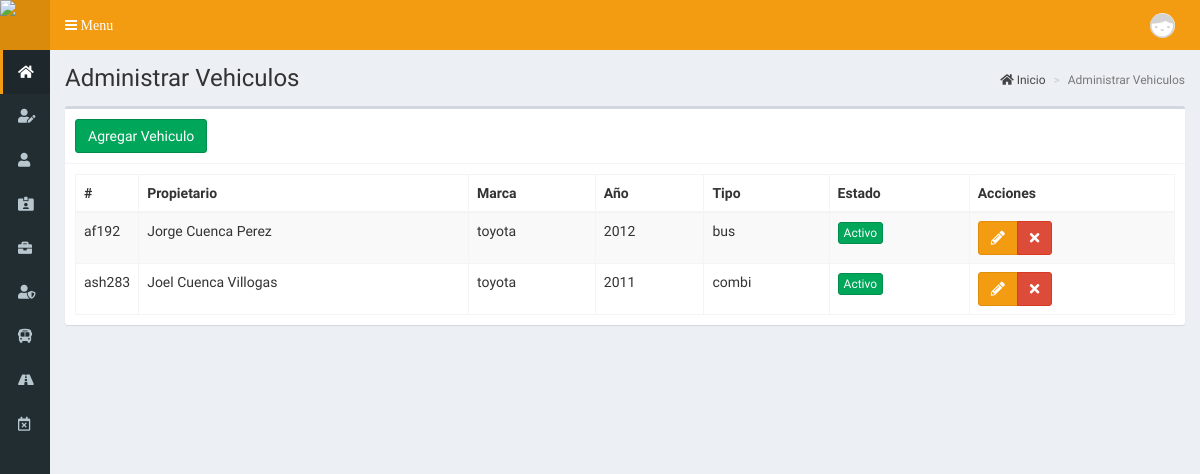
The app's page /vehiculos (signed in) with its own data.
### tables this page shows
CREATE TABLE `vehiculo` (
  `Id` varchar(10) NOT NULL,
  `IdPropietario` int(11) NOT NULL,
  `Marca` varchar(20) NOT NULL,
  `Año` int(11) NOT NULL,
  `Tipo` varchar(20) NOT NULL,
  `Estado` int(11) NOT NULL DEFAULT 1,
  `Creado` timestamp NOT NULL DEFAULT current_timestamp() ON UPDATE current_timestamp()
);

CREATE TABLE `persona` (
  `Id` varchar(20) NOT NULL,
  `TipoDocumento` varchar(30) NOT NULL,
  `Nacionalidad` varchar(30) NOT NULL,
  `Nombre` varchar(50) NOT NULL,
  `ApellidoPa` varchar(30) NOT NULL,
  `ApellidoMa` varchar(30) NOT NULL,
  `Telefono` varchar(14) NOT NULL,
  `Correo` varchar(50) DEFAULT NULL,
  `Direccion` varchar(60) DEFAULT NULL,
  `Creado` timestamp NOT NULL DEFAULT current_timestamp() ON UPDATE current_timestamp()
);

### controladores/plantilla.controlador.php (called while the page is built)
<?php
class ControladorPlantilla{
    static public function ctrPlantilla(){
        include "vistas/plantilla.php";
    }
}

### index.php (called while the page is built, shortened)
<?php
require_once "controladores/plantilla.controlador.php";
require_once "controladores/vehiculos.controlador.php";
require_once "modelos/vehiculos.modelo.php";
$plantilla = new ControladorPlantilla();
$plantilla -> ctrPlantilla();

### modelos/conexion.php (called while the page is built)
<?php
class Conexion{
    static public function conectar(){
        $link = new PDO("mysql:host=localhost;dbname=bdsanjudas","root","");
        $link -> exec("set names utf8");
        return $link;
    }
}

### modelos/vehiculos.modelo.php (called while the page is built, shortened)
<?php
require_once "Conexion.php";
class ModeloVehiculo{
    static public function mdlListar(){
        $stmt = Conexion::conectar() -> prepare("SELECT v.*,pe.Nombre, pe.ApellidoPa, pe.ApellidoMa FROM vehiculo v inner join propietario p on p.Id= v.IdPropietario  inner join persona pe on p.IdPersona = pe.Id");
            $stmt -> execute();
            return $stmt -> fetchAll();
    }
}

### controladores/vehiculos.controlador.php (called while the page is built, shortened)
<?php
class ControladorVehiculo{
    static public function ctrListar(){
        $Lista = ModeloVehiculo::mdlListar();
        return $Lista;
    }
}

### vistas/modulos/vehiculos.php (the view, shortened to what this page needs)
<div class="content-wrapper">
    <section class="content-header">
      <h1>
        Administrar Vehiculos
      </h1>
      <ol class="breadcrumb">
        <li><a href="inicio"><i class="fas fa-home"></i> Inicio</a></li>
        <li class="active">Administrar Vehiculos</li>
      </ol>
    </section>
    <section class="content">
      <div class="box">
        <div class="box-header with-border">
            <button class="btn btn-success" data-toggle="modal" data-target="#modalAgregarVehiculo">
            Agregar Vehiculo
            </button>
        </div>
        <div class="box-body">
        <table class="table table-bordered table-striped dt-responsive tablas">
            <thead>
              <tr>
                  <th  style="width:10px">#</th>
                  <th>Propietario</th>
                  <th>Marca</th>
                  <th>Año</th>
                  <th>Tipo</th>
                  <th>Estado</th>
                  <th>Acciones</th>
              </tr>
            </thead>
            <tbody>
                    <?php
                        $ListaVehi=ControladorVehiculo::ctrListar();
                        foreach($ListaVehi as $Key => $vehi){
                    ?>
              <tr>
                    <td><?=$vehi["Id"]?></td>
                    <td><?=$vehi["Nombre"]?> <?=$vehi["ApellidoPa"]?> <?=$vehi["ApellidoMa"]?></td>
                    <td><?=$vehi["Marca"]?></td>
                    <td><?=$vehi["Año"]?></td>
                    <td><?=$vehi["Tipo"]?></td>
                    <td>
                        <?php
                            if($vehi["Estado"]==="1"){
                                echo '<button class="btn btn-success btn-xs">Activo</button>';
                            }else{
                                echo '<button class="btn btn-danger btn-xs">Inactivo</button>';
                            }
                        ?>
                    </td>
                  <td>
                    <div class="btn-group">
                        <button class="btn btn-warning"><i class="fas fa-pencil-alt"></i></button>
                        <button class="btn btn-danger" onclick="getBorrarUsu(<?=$vehi['Id']?>)"
                                data-toggle="modal" data-target="#modalBorrar" ><i class="fa fa-times"></i></button>
                    </div>
                  </td>
                    <?php } ?>
              </tr>
            </tbody>
        </table>
        </div>
      </div>
    </section>
  </div>

### records on screen
vehiculo: Id "af192", persona.Nombre "Jorge", persona.ApellidoPa "Cuenca", persona.ApellidoMa "Perez", Marca "toyota", Año "2012", Tipo "bus", Estado "Activo"
vehiculo: Id "ash283", persona.Nombre "Joel", persona.ApellidoPa "Cuenca", persona.ApellidoMa "Villogas", Marca "toyota", Año "2011", Tipo "combi", Estado "Activo"
